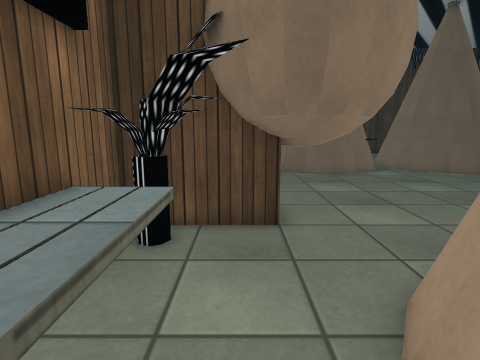
View 1 (above)

24 first-person views from a walk through a Unity game level. The camera is 1.2 m above the floor, tilts 10° down and sees 80° across. Doors are open. The floor is counted in squares, 0.5 m on a side. Each view is taken from the middle of a square. On the plan, view 1 faces up. The plan holds only what a view shows up to about 18 squares ahead; the rest is blank. The place goes on beyond the plan. The player is left out. Some animated figures are not drawn. Some surface patterns are stand-ins.

View 2
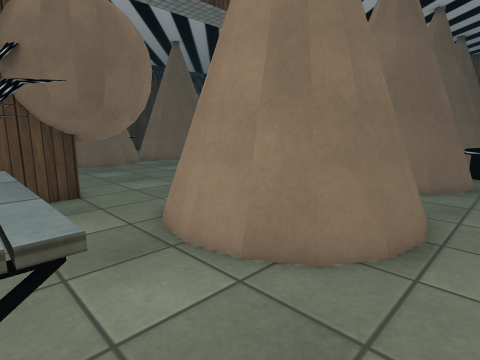

View 3
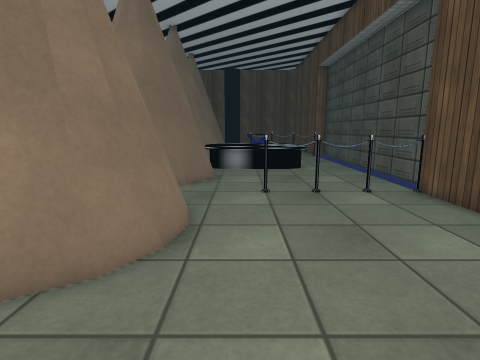

View 4
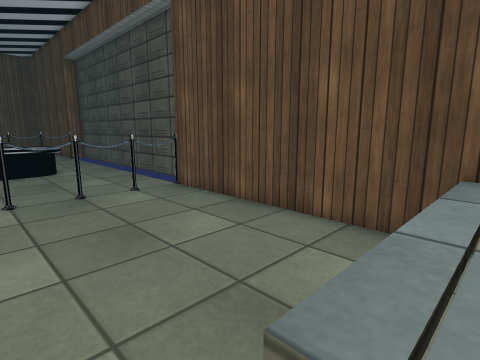

View 5
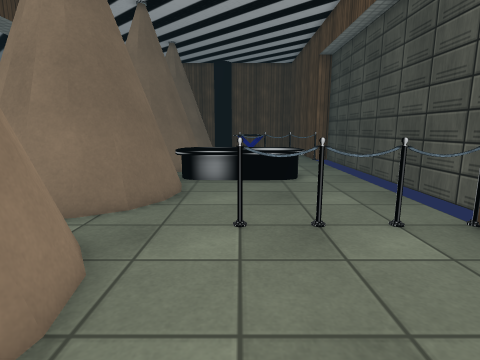

View 6
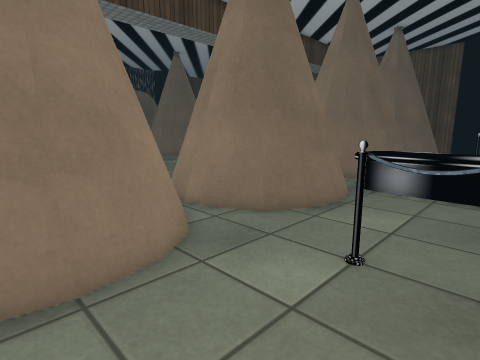

View 7
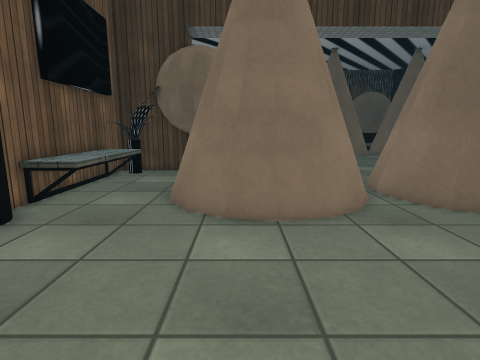

View 8
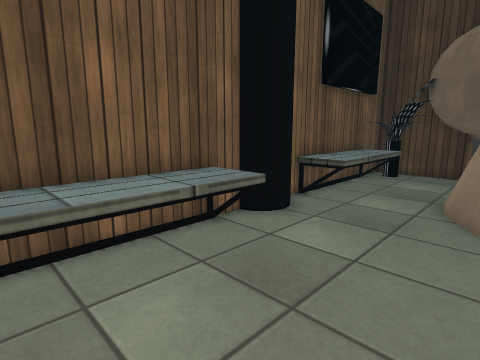

View 9
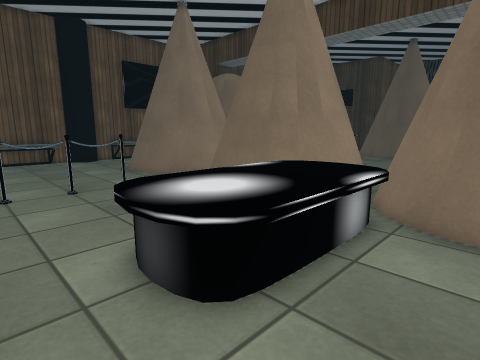

View 10
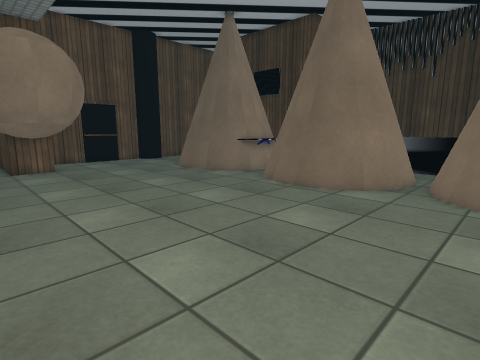

View 11
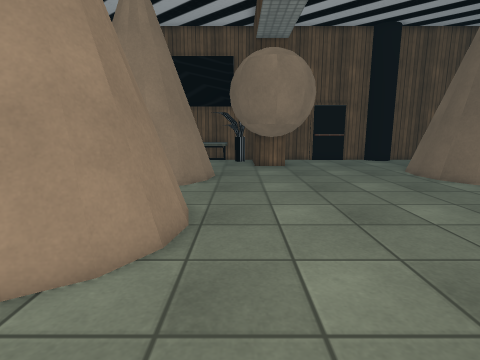

View 12
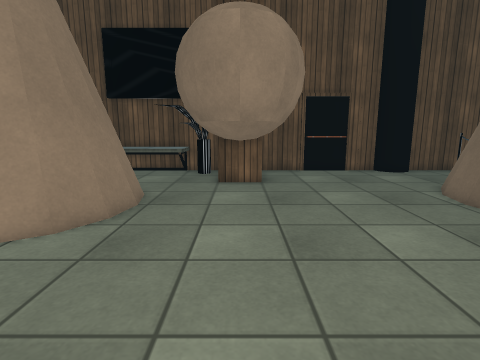

View 13
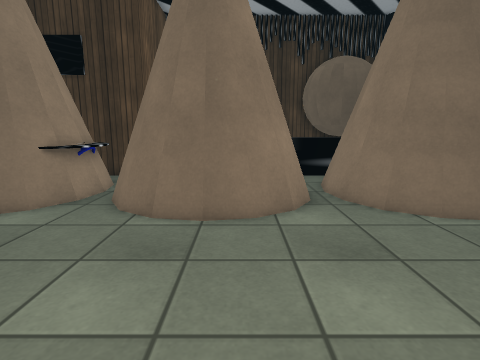

View 14
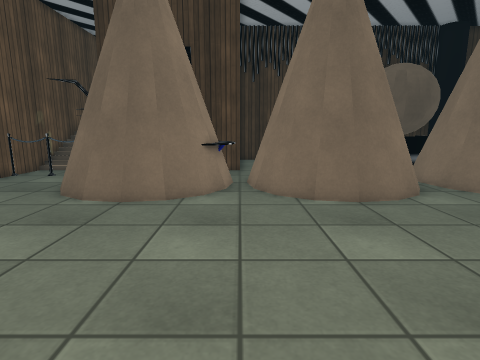

View 15
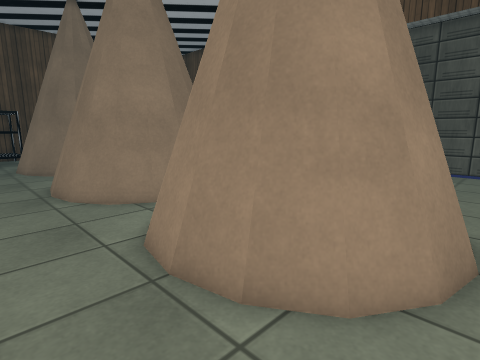

View 16
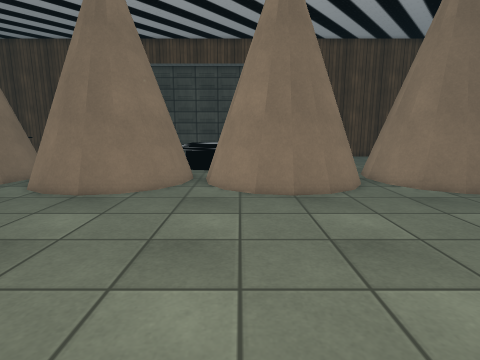

View 17
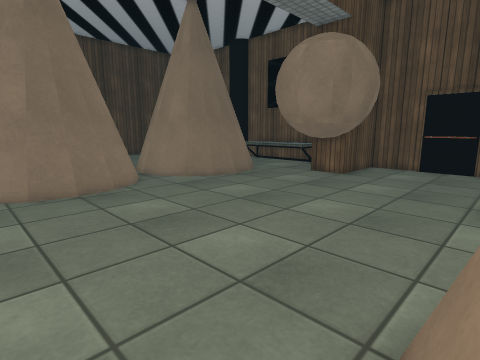

View 18
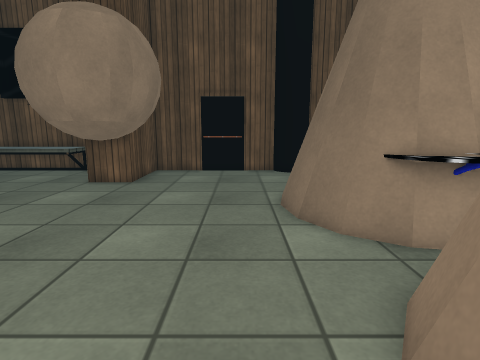

View 19
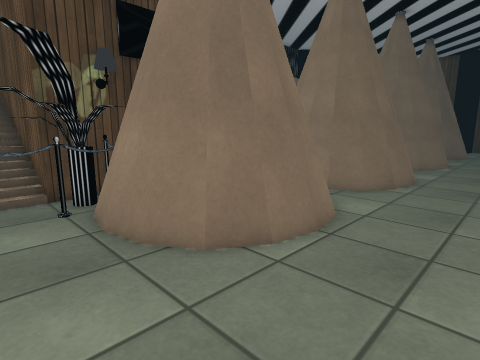

View 20
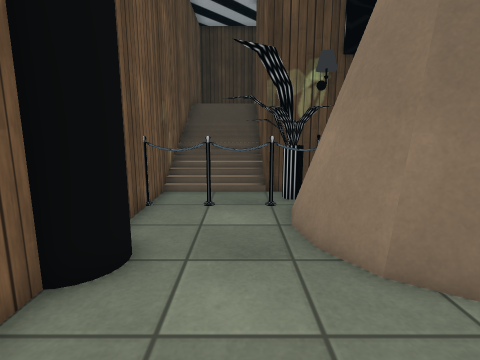

View 21
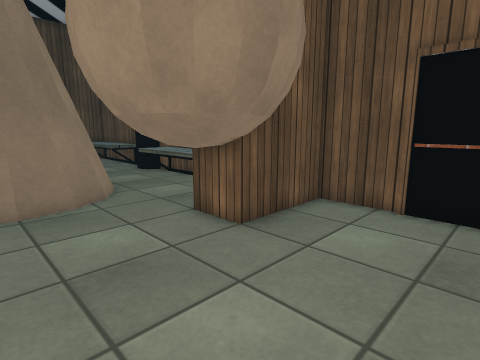

View 22
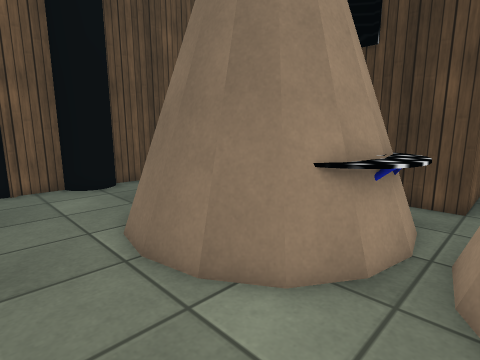

View 23
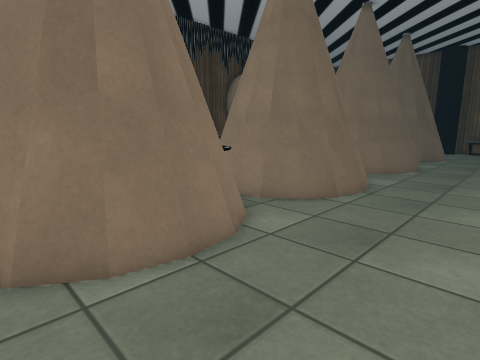

View 24
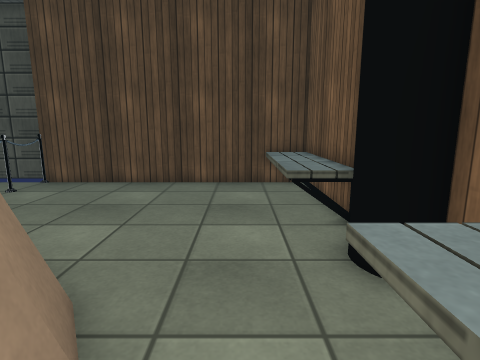

### Floor plan
Key: @ floor where view 1 was taken; # wall or solid block; . floor; D open door; = window, fence, low wall or low ledge; ^ raised ledge; T table; B barrier; P pillar; C counter; O other object.
Columns run from 3 left of view 1 to 21 right of it. Each row starts with its distance up from view 1.
 23 # ####O######     CCCCCC
 22 #...##O    ..      ...
 21 #BBB#B      . O     . O
 20 #....OO    TTOO   OO.OO
 19 #....OO    TTOO   OO.OO
 18 #....OO    TTOO   OO.OO
 17 #P...OOOOO T.OOOOOOO.OOOO
 16 #.....OOOOO...OOOOO...OOO
 15 #........................
 14 #........................
 13 #........................
 12 #.......................
 11 #.......................
 10 #..OOOO.................
  9 ###OOOOO.................
  8 ### OOOO.................
  7 ###OOOOO.................
  6 ###OOOO..................
  5 ###......................
  4 #^^...OOOOO...OOOOO...OOO
  3 #^^..OOOOOOO.OOOOOOO.OOOO
  2 #^^..OO   OO.OO   OO.OO
  1 #^^..OO   OO.OO   OO.OO
  0 #^^@.OO   OO.OO   OO.OO
 -1 #^^..OOOOOOO.OOOOOOO.OOOO
 -2 P.....OOOOO...OOOOOTTTOOO
 -3  P................TT TT..
 -4 P..............DDDTT TTDD
 -5 #^=.........B.....TTTTT..
 -6 #^^.........B.....TTTTT..
 -7 #^^.........B.....TTTTT..
 -8 #^^.........B......TTT..
 -9 #^^.........B...........
-10 #^^.........B.......... .
-11 ############O

Where each view was taken, in squares from view 1:
view 1: 0 up, 0 right, facing up
view 2: 4 down, 2 left, facing up-right
view 3: 4 down, 2 left, facing right
view 4: 4 down, 2 left, facing down-right
view 5: 5 down, 2 right, facing right
view 6: 7 down, 4 right, facing up-right
view 7: 10 down, 4 right, facing up
view 8: 10 down, 3 right, facing up-left
view 9: 10 down, 21 right, facing up-left
view 10: 5 up, 20 right, facing up-left
view 11: 6 up, 20 right, facing left
view 12: 8 up, 14 right, facing left
view 13: 8 up, 14 right, facing up
view 14: 6 up, 9 right, facing up
view 15: 7 up, 9 right, facing down-right
view 16: 15 up, 15 right, facing down
view 17: 16 up, 16 right, facing down-left
view 18: 14 up, 14 right, facing left
view 19: 12 up, 1 left, facing up-right
view 20: 12 up, 0 right, facing up
view 21: 14 up, 6 right, facing down-left
view 22: 13 up, 10 right, facing up-left
view 23: 11 up, 2 right, facing up-right
view 24: 2 up, 0 right, facing down
